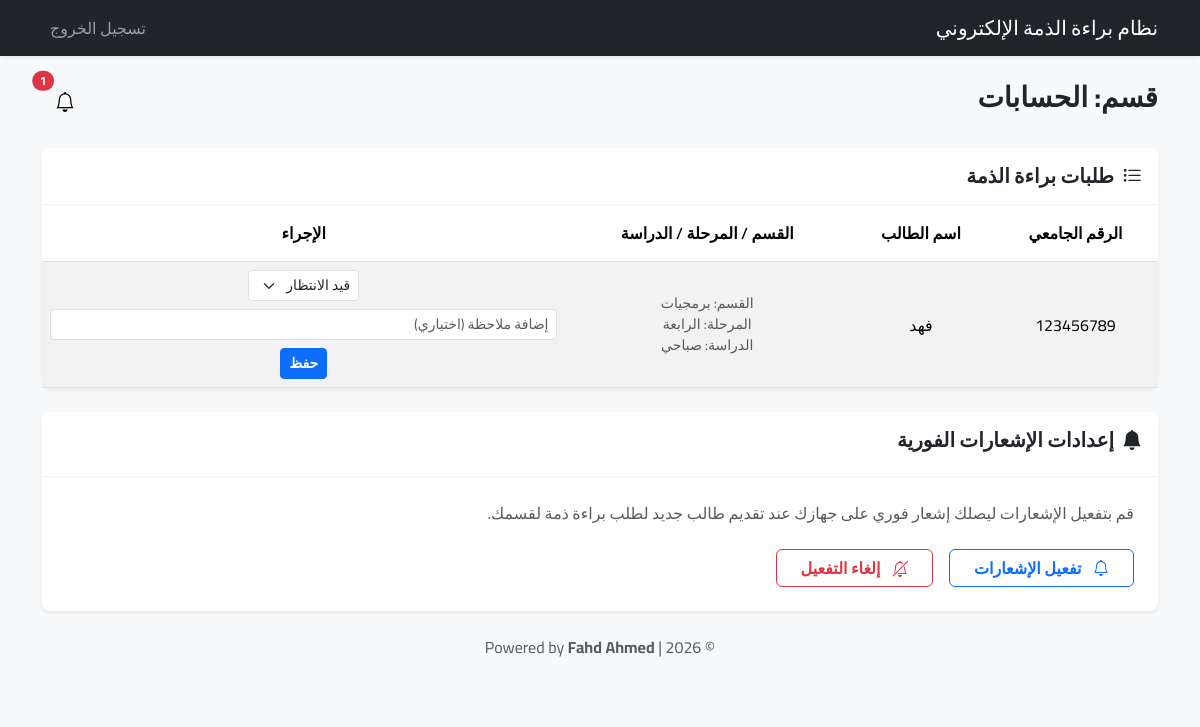
Screenshot of /department_officer (signed in) with the database file from the repository.
### app/models.py (models this page shows, shortened)
class User(db.Model, UserMixin):
    id = db.Column(db.Integer, primary_key=True)
    university_id = db.Column(db.String(20), unique=True, nullable=True)  # الرقم الجامعي (خاص بالطلاب)
    username = db.Column(db.String(50), unique=True, nullable=True)       # اسم المستخدم (للموظفين والمدراء)
    email = db.Column(db.String(120), unique=True, nullable=True)         # البريد الإلكتروني
    password_hash = db.Column(db.String(128), nullable=False)             # كلمة المرور المشفرة
    role = db.Column(db.String(20), nullable=False)  # دور المستخدم: 'student', 'system_admin', 'department_officer'
    full_name = db.Column(db.String(100), nullable=True) # الاسم الكامل (للعرض فقط)
    department = db.Column(db.String(100), nullable=True) # القسم (للموظفين والطلاب)
    stage = db.Column(db.String(50), nullable=True)       # المرحلة الدراسية (للطلاب)
    study_type = db.Column(db.String(50), nullable=True)  # نوع الدراسة: صباحي/مسائي (للطلاب)
    created_at = db.Column(db.DateTime, default=datetime.utcnow) # تاريخ إنشاء الحساب

class ClearanceStatus(db.Model):
    id = db.Column(db.Integer, primary_key=True)
    student_id = db.Column(db.Integer, db.ForeignKey('user.id'), nullable=False) # معرف الطالب
    department = db.Column(db.String(100), nullable=False)  # اسم القسم المعني بالموافقة
    status = db.Column(db.String(20), default='pending')  # الحالة: pending (قيد الانتظار), approved (موافق عليه), rejected (مرفوض)
    comment = db.Column(db.Text, nullable=True) # ملاحظات مسؤول القسم
    updated_at = db.Column(db.DateTime, default=datetime.utcnow) # تاريخ آخر تحديث
    student = db.relationship('User', backref='clearance_statuses')

### app/routes/__init__.py (the view)
@main_routes.route('/department_officer')
@login_required
def department_officer():
    if current_user.role != 'department_officer':
        return redirect(url_for('main.login'))
    records = ClearanceStatus.query.filter_by(department=current_user.department).all()
    form = UpdateStatusForm()
    return render_template(
        'department_officer.html',
        records=records,
        form=form,
        vapid_public_key=current_app.config.get('VAPID_PUBLIC_KEY')
    )

### app/forms.py
class UpdateStatusForm(FlaskForm):
    status = StringField('الحالة الجديدة', validators=[DataRequired()])
    comment = StringField('ملاحظة', validators=[Length(max=200)])
    submit = SubmitField('تحديث الحالة')

### app/__init__.py (called while the page is built)
def format_local_time(utc_dt):
    if not utc_dt:
        return ""
    local_dt = utc_dt + timedelta(hours=3)
    return local_dt.strftime('%Y-%m-%d %H:%M')

def create_app():
    root = os.path.abspath(os.path.join(os.path.dirname(__file__), '..'))
    app = Flask(
        __name__,
        static_folder=os.path.join(root, 'static'),
        static_url_path=''
    )
    app.config.from_object('config')
    app.config['SECRET_KEY'] = '4a8a6021f1e313a3f4e1f7d2f9d7c8c8b6a3e1d1f2a3a1b5'
    app.config['SQLALCHEMY_DATABASE_URI'] = 'sqlite:///../instance/database.db'
    db.init_app(app)
    login_manager.init_app(app)
    csrf.init_app(app)  # تفعيل حماية CSRF
    mail.init_app(app)
    login_manager.login_view = 'main.login'
    @login_manager.user_loader
    def load_user(user_id):
        return User.query.get(int(user_id))
    app.register_blueprint(main_routes)
    app.jinja_env.filters['local_time'] = format_local_time
    @app.context_processor
    def inject_now():
        return {'now': datetime.utcnow()}
    return app

### app/templates/department_officer.html (shortened to what this page needs)
{% extends "base.html" %}
{% block content %}
<div class="d-flex justify-content-between align-items-center mb-4">
    <h3>قسم: {{ current_user.username }}</h3>
    <div class="d-flex align-items-center">
        <div class="dropdown d-inline-block ms-3">
            <button class="btn btn-light position-relative" type="button" id="notificationDropdown"
                data-bs-toggle="dropdown" aria-expanded="false">
                <i class="bi bi-bell fs-5"></i>
                {% set unread = current_user.notifications|selectattr('is_read','equalto',False)|list|length %}
                {% if unread > 0 %}
                <span
                    class="badge bg-danger rounded-pill position-absolute top-0 start-100 translate-middle notification-count">{{
                    unread }}</span>
                {% endif %}
            </button>
        </div>
    </div>
</div>
<div class="card mt-3 border-0 shadow-sm">
    <div class="card-header bg-white py-3">
        <h5 class="card-title mb-0 fw-bold">
            <i class="bi bi-list-task me-2"></i>طلبات براءة الذمة
        </h5>
    </div>
    <div class="card-body p-0">
        <div class="table-responsive">
            <table class="table table-striped align-middle text-center mb-0">
                <thead class="bg-light">
                    <tr>
                        <th class="py-3">الرقم الجامعي</th>
                        <th class="py-3">اسم الطالب</th>
                        <th class="py-3">القسم / المرحلة / الدراسة</th>
                        <th class="py-3">الإجراء</th>
                    </tr>
                </thead>
                <tbody>
                    {% for record in records %}
                    <tr>
                        <td>{{ record.student.university_id }}</td>
                        <td>{{ record.student.full_name or record.student.username }}</td>
                        <td>
                            <small class="d-block text-muted">القسم: {{ record.student.department or '-' }}</small>
                            <small class="d-block text-muted">المرحلة: {{ record.student.stage or '-' }}</small>
                            <small class="d-block text-muted">الدراسة: {{ record.student.study_type or '-' }}</small>
                        </td>
                        <td>
                            <form action="{{ url_for('main.update_status') }}" method="POST"
                                class="d-flex justify-content-center align-items-center flex-wrap gap-2">
                                <select name="status" id="status-{{ record.student_id }}"
                                    class="form-select form-select-sm w-auto" required aria-label="حالة الطلب">
                                    <option value="pending" {% if record.status=='pending' %}selected{% endif %}>قيد
                                        الانتظار</option>
                                </select>
                                <input type="text" name="comment" class="form-control form-control-sm min-width-150"
                                    placeholder="إضافة ملاحظة (اختياري)" value="{{ record.comment or '' }}">
                                <button type="submit" class="btn btn-sm btn-primary">حفظ</button>
                            </form>
                        </td>
                    </tr>
                    {% endfor %}
                </tbody>
            </table>
        </div>
    </div>
</div>
<div class="card mt-4 border-0 shadow-sm">
    <div class="card-header bg-white py-3">
        <h5 class="card-title fw-bold">
            <i class="bi bi-bell-fill me-2"></i>إعدادات الإشعارات الفورية
        </h5>
    </div>
    <div class="card-body p-4">
        <p class="text-muted mb-4">قم بتفعيل الإشعارات ليصلك إشعار فوري على جهازك عند تقديم طالب جديد لطلب براءة ذمة
            لقسمك.</p>
        <div class="d-flex gap-3">
            <button id="enable-notifications" class="btn btn-outline-primary px-4"
                data-vapid-key="{{ vapid_public_key }}">
                <i class="bi bi-bell me-2"></i> تفعيل الإشعارات
            </button>
            <button id="disable-notifications" class="btn btn-outline-danger px-4">
                <i class="bi bi-bell-slash me-2"></i> إلغاء التفعيل
            </button>
        </div>
    </div>
</div>
{% endblock %}

### app/static/css/styles.css (style rules this page uses)
:root { --primary-color: #0d6efd; --secondary-color: #6c757d; --light-bg: #f8f9fa; --dark-text: #212529; --border-radius: 0.5rem; }
body { font-family: 'Cairo', sans-serif; background-color: var(--light-bg); color: var(--dark-text); }
.card { border: 1px solid rgba(0, 0, 0, .05); border-radius: var(--border-radius); box-shadow: 0 0.125rem 0.25rem rgba(0, 0, 0, 0.075); }
.card-header { background-color: white; border-bottom: 1px solid rgba(0, 0, 0, .05); font-weight: 600; }
h1, h2, h3, h4, h5, h6 { font-weight: 700; }
.btn { font-family: 'Cairo', sans-serif; font-weight: 600; }
.table th { font-weight: 600; }

### rows the page displays
User: username "الحسابات"
ClearanceStatus: student.university_id "123456789", student "فهد", student "برمجيات", student "الرابعة", student "صباحي", status "قيد الانتظار"

### other values shown
{{ unread }} "1"
